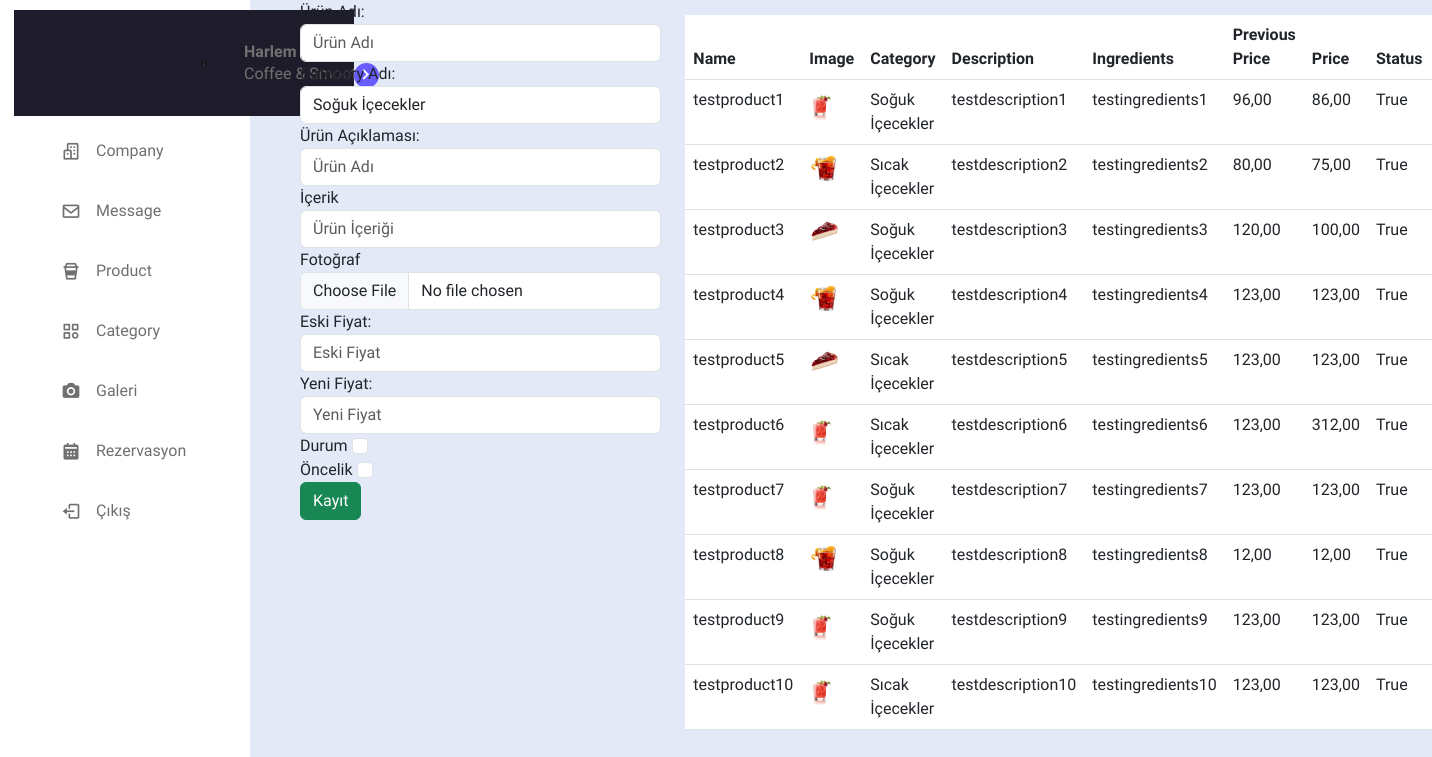
/product/ (signed in), run on the app's committed database.
### qrcafe/models.py (models this page shows, shortened)
class Product(models.Model):
    name = models.CharField(max_length=25)
    image = models.ImageField(upload_to='static/image/product_image')
    category = models.ForeignKey(Category,on_delete=models.DO_NOTHING)
    description = models.CharField(max_length=50)
    description_en = models.CharField(max_length=50)
    ingredients = models.CharField(max_length=255)
    ingredients_en = models.CharField(max_length=255)
    previous_price = models.DecimalField(max_digits=5, decimal_places=2,null=True,blank=True)
    price = models.DecimalField(max_digits=5, decimal_places=2)
    status = models.BooleanField(default=True)
    priority = models.BooleanField(default=False)
    rating = models.IntegerField(default=5)
    created_by = models.CharField(max_length=255,null=False,blank=False)
    created_date = models.DateTimeField(auto_now_add=True)

class Category(models.Model):
    name = models.CharField(max_length=25)
    name_en = models.CharField(max_length=25)
    description = models.CharField(max_length=50, null=True, blank=True)
    description_en = models.CharField(max_length=50, null=True, blank=True)
    image = models.ImageField(upload_to='static/image/category_image', validators=[validate_image_dimensions])
    status = models.BooleanField(default=True)
    slug = models.SlugField(unique=True)
    slug_en = models.SlugField(unique=True)
    created_by = models.CharField(max_length=255,null=False,blank=False)
    created_date = models.DateField(auto_now_add=True)  # Sadece gün, ay ve yıl
    created_time = models.TimeField()  # Sadece saat ve dakika
    def __str__(self):
        return str(self.name)

### qrcafe/views.py (the view)
# urls.py: path('product/', views.add_product, name='product'),
def add_product(request):
    if not request.user.is_authenticated:
        return redirect('index')
    products = Product.objects.all()
    categories = Category.objects.all()
    if request.method == "POST":
        form = ProductForm(request.POST, request.FILES)
        if form.is_valid():
            form.save()
            name = form.cleaned_data["name"]
            messages.success(request, f'Yeni ürün eklendi {name}')
            return redirect(request.META.get('HTTP_REFERER'))
    else:
        form = ProductForm()
        print(form.errors)
    print(form.errors)
    context = {
        'form':form,
        'products':products,
        'categories':categories,
        }
    return render(request, 'add_product.html', context)

### qrcafe/forms.py
class ProductForm(forms.ModelForm):
    class Meta:
        model = Product
        fields = ['name','image','category','description','ingredients','previous_price','price','status','priority']

### qrcafe/templates/add_product.html (shortened to what this page needs)
{% extends "base.html" %}
{% block content %}
{% include "_navbar.html" %}
<div class="content">
   <div class="row">
      <div class="col-lg-4 col-sm-12">
         <form action="{% url "product" %}" method="POST" enctype='multipart/form-data'>
         <div style="display: flex; flex-direction: column;">
            <label for="product_name">Ürün Adı:</label>
            <input type="text" id="product_name" name="name" class="form-control" placeholder="Ürün Adı" aria-label="Ürün Adı" aria-describedby="basic-addon1">
         </div>
         <div style="display: flex; flex-direction: column;">
            <label for="product_name">Category Adı:</label>
            <select id="product_name" name="category" class="form-control" aria-label="Kategori Seçin" aria-describedby="basic-addon1">
               {% for category in categories %}
               <option name="category" value="{{category.id}}">{{category.name}}</option>
               {% endfor %}
            </select>
         </div>
         <div id="product-form"style="display: flex; flex-direction: column;">
            <label for="product_name">Ürün Açıklaması:</label>
            <input type="text" id="product_name" name="description" class="form-control" placeholder="Ürün Adı" aria-label="Ürün Adı" aria-describedby="basic-addon1">
         </div>
         <div style="display: flex; flex-direction: column;">
            <label for="product_name">İçerik</label>
            <input type="text" id="product_name" name="ingredients" class="form-control" placeholder="Ürün İçeriği" aria-label="Ürün Adı" aria-describedby="basic-addon1">
         </div>
         <div style="display: flex; flex-direction: column;">
            <label for="product_name">Fotoğraf</label>
            <input type="file" name="image" class="form-control" id="inputGroupFile01">
         </div>
         <div style="display: flex; flex-direction: column;">
            <label for="product_name">Eski Fiyat:</label>
            <input type="text" id="product_name" name="previous_price" class="form-control" placeholder="Eski Fiyat" aria-label="Ürün Adı" aria-describedby="basic-addon1">
         </div>
         <div style="display: flex; flex-direction: column;">
            <label for="product_name">Yeni Fiyat:</label>
            <input type="text" id="product_name" name="price" class="form-control" placeholder="Yeni Fiyat" aria-label="Ürün Adı" aria-describedby="basic-addon1">
         </div>
         <div>
            <label for="priority">Durum</label>
            <input type="checkbox" id="priority" name="status" class="form-check-input" aria-label="Öncelik" aria-describedby="basic-addon1">
         </div>
         <div>
            <label for="priority">Öncelik</label>
            <input type="checkbox" id="priority" name="priority" class="form-check-input" aria-label="Öncelik" aria-describedby="basic-addon1">
         </div>
         <button class="btn btn-success"type="submit">Kayıt</button>
         </form>
      </div>
      <div class="col-lg-8 col-sm-12">
         <table class="table">
            <thead>
               <tr>
                  <th>Name</th>
                  <th>Image</th>
                  <th>Category</th>
                  <th>Description</th>
                  <th>Ingredients</th>
                  <th>Previous Price</th>
                  <th>Price</th>
                  <th>Status</th>
               </tr>
            </thead>
            <tbody>
               {% for product in products %}
               <tr>
                  <td>{{ product.name }}</td>
                  <td>
                     <img src="{{product.image.url}}" alt="">
                  </td>
                  <td>{{ product.category }}</td>
                  <td>{{ product.description }}</td>
                  <td>{{ product.ingredients }}</td>
                  <td>{{ product.previous_price }}</td>
                  <td>{{ product.price }}</td>
                  <td>{{ product.status }}</td>
               </tr>
               {% endfor %}
            </tbody>
         </table>
      </div>
   </div>
</div>
{% endblock content %}

### qrcafe/static/css/navbar.css (style rules this page uses)
* { padding: 0; margin: 0; box-sizing: border-box; scroll-behavior: smooth; list-style: none; text-decoration: none; font-family: "Josefin Sans", sans-serif; }
body { color: rgb(71, 102, 212); background-color: blanchedalmond; }

### qrcafe/static/css/index.css (style rules this page uses)
body { background-color: black; }
.content { position: relative; width: 100%; display: flex; justify-content: space-between; align-items: center; }

### qrcafe/static/css/messages.css (style rules this page uses)
:root { --body-color: #E4E9F7; --sidebar-color: #FFF; --primary-color: #695CFE; --primary-color-light: #F6F5FF; --toggle-color: #DDD; --text-color: #707070; --tra-02: all 0.2s ease; --tra-03: all 0.3s ease; --tra-04: all 0.4s ease; --tra-05: all 0.5s ease; }
body { height: 100vh; background-color: var(--body-color); }
.content { width: calc(100% - 300px); margin-left: 300px; z-index: 1; }

### qrcafe/templates/add_product.html (style rules this page uses)
table { margin-top:15px; }
td img { max-width:32px; max-height:32px; }

### data on the page
Product: name "testproduct1", image (picture), category "Soğuk İçecekler", description "testdescription1", ingredients "testingredients1", previous_price "96,00", price "86,00", status "True"
Product: name "testproduct2", image (picture), category "Sıcak İçecekler", description "testdescription2", ingredients "testingredients2", previous_price "80,00", price "75,00", status "True"
Product: name "testproduct3", image (picture), category "Soğuk İçecekler", description "testdescription3", ingredients "testingredients3", previous_price "120,00", price "100,00", status "True"
Product: name "testproduct4", image (picture), category "Soğuk İçecekler", description "testdescription4", ingredients "testingredients4", previous_price "123,00", price "123,00", status "True"
Product: name "testproduct5", image (picture), category "Sıcak İçecekler", description "testdescription5", ingredients "testingredients5", previous_price "123,00", price "123,00", status "True"
Product: name "testproduct6", image (picture), category "Sıcak İçecekler", description "testdescription6", ingredients "testingredients6", previous_price "123,00", price "312,00", status "True"
Product: name "testproduct7", image (picture), category "Soğuk İçecekler", description "testdescription7", ingredients "testingredients7", previous_price "123,00", price "123,00", status "True"
Product: name "testproduct8", image (picture), category "Soğuk İçecekler", description "testdescription8", ingredients "testingredients8", previous_price "12,00", price "12,00", status "True"
Product: name "testproduct9", image (picture), category "Soğuk İçecekler", description "testdescription9", ingredients "testingredients9", previous_price "123,00", price "123,00", status "True"
Product: name "testproduct10", image (picture), category "Sıcak İçecekler", description "testdescription10", ingredients "testingredients10", previous_price "123,00", price "123,00", status "True"

### other printed values
form field category "Soğuk İçecekler"
